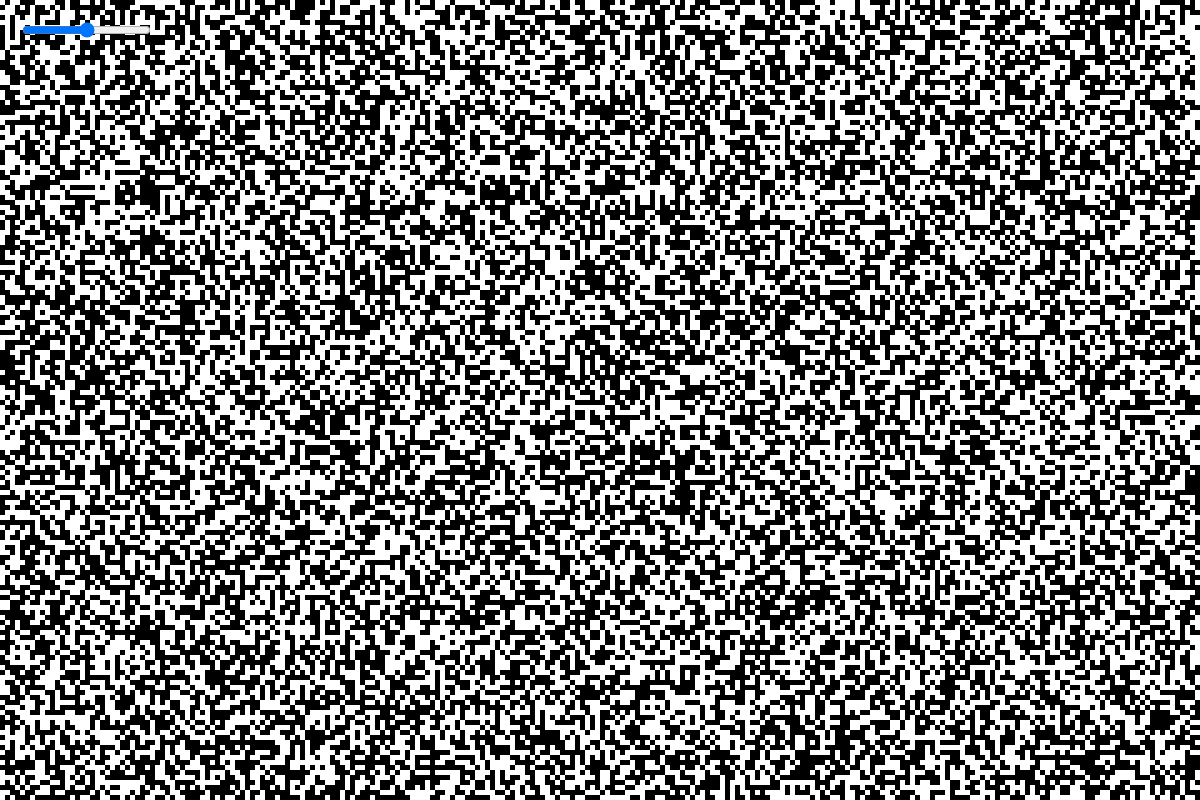
Frame 1 (no input)
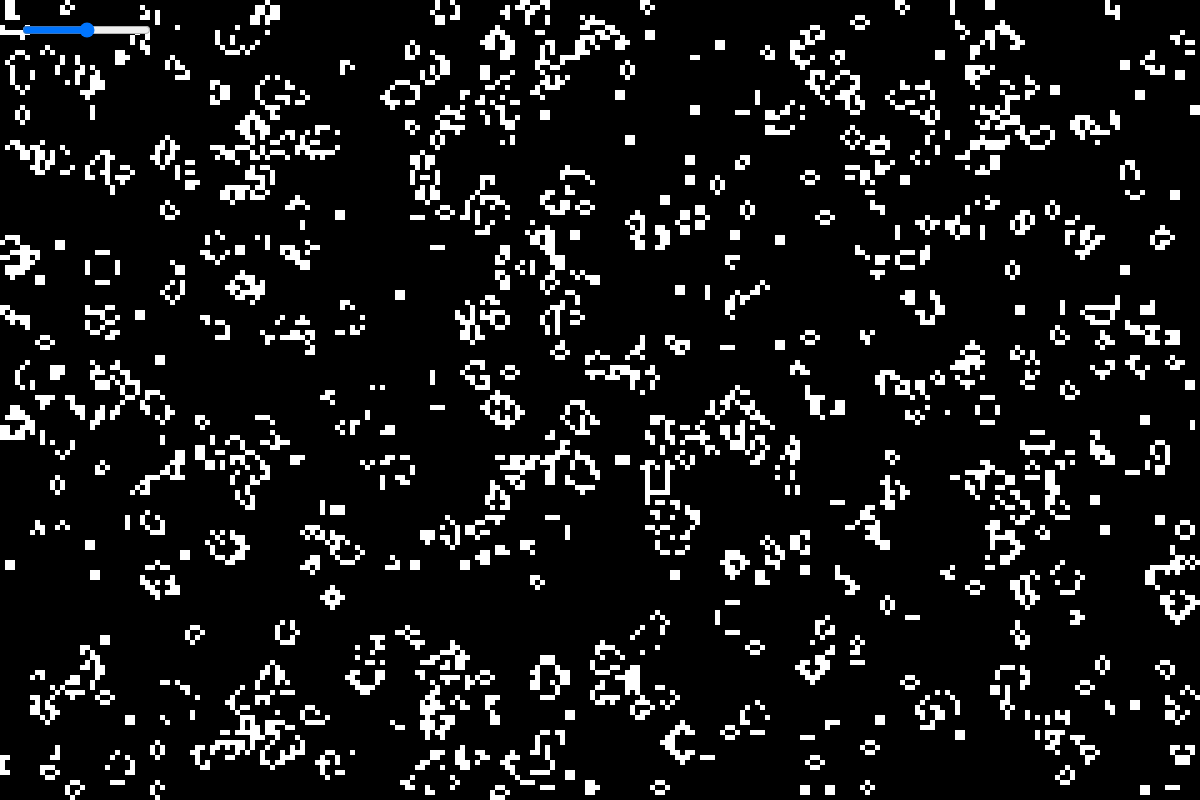
Frame 60 (no input)
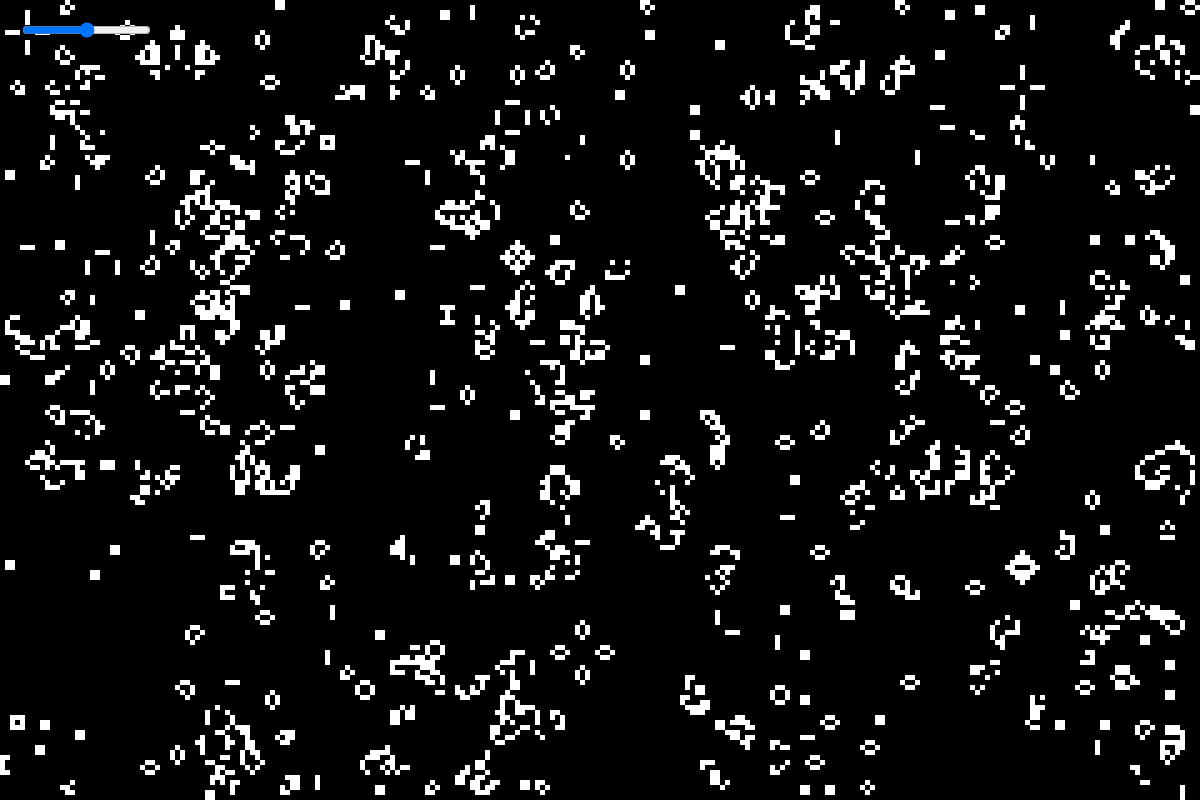
Frame 120 (the mouse pressed at the canvas centre since frame 60)

The p5.js sketch that drew these frames (run headless with seeded random() and noise() and a simulated clock; from frame 60 on, the mouse is pressed at the canvas centre):

// p5.js sketch
// ── sketch.js
var grid;
var newGrid;
var cols;
var rows;
let resolution = 5;
let fpsSlider;

const MIN_FPS = 0;
const MAX_FPS = 60;
const DEFAULT_FPS = 30;

const create2DArray = (cols, rows) => {
    let arr = new Array(cols);
    for (let i = 0; i < cols; i++) {
        arr[i] = new Array(rows);
    }
    return arr;
}

const countNearbyLives = (i, j) => {
    let lives = 0;
    for (let x = -1; x <= 1; x++) {
        for (let y = -1; y <= 1; y++) {
            if (i + x >= 0 && i + x < cols && j + y >= 0 && j + y < rows) {
                if (!(x == 0 && y == 0)) {
                    lives += grid[i + x][j + y];
                }
            }
        }
    }
    return lives;
}

const gridFillRandom = () => {
    for (let i = 0; i < cols; i++) {
        for (let j = 0; j < rows; j++) {
            grid[i][j] = floor(random(2));
        }
    }  
}

const updateFrameRate = () => {
    fpsSliderValue = fpsSlider.value();
    frameRate(fpsSliderValue);
}


function setup() {
    createCanvas(1200, 800);
    textSize(15);
    noStroke();

    cols = width / resolution;
    rows = height / resolution;

    grid = create2DArray(cols, rows);
    gridFillRandom();

    fpsSlider = createSlider(MIN_FPS, MAX_FPS, DEFAULT_FPS, 1);
    fpsSlider.position(20, 20);
    frameRate(DEFAULT_FPS);
}

function draw() {
    console.time()
    updateFrameRate();
    
    text('red', fpsSlider.x * 2 + fpsSlider.width, 35);
    fillGrid();

    newGrid = create2DArray(cols, rows);

    for (let i = 0; i < cols; i++) {
        for (let j = 0; j < rows; j++) {

            let current = grid[i][j];
            let neighbours = countNearbyLives(i, j);

            if (current == 0 && neighbours == 3) {
                newGrid[i][j] = 1;
            } else if (current == 1 && (neighbours < 2 || neighbours > 3)) {
                newGrid[i][j] = 0;
            } else {
                newGrid[i][j] = current;
            }
        }
    }

    grid = newGrid;
    console.timeEnd()
}

function fillGrid() {
    background(0);
    for (let i = 0; i < cols; i++) {
        for (let j = 0; j < rows; j++) {
            let x = i * resolution;
            let y = j * resolution;
            if (grid[i][j] == 1) {
                fill(255);
            } else {
                fill(0);
            }
            rect(x, y, resolution, resolution);
        }
    }
}
